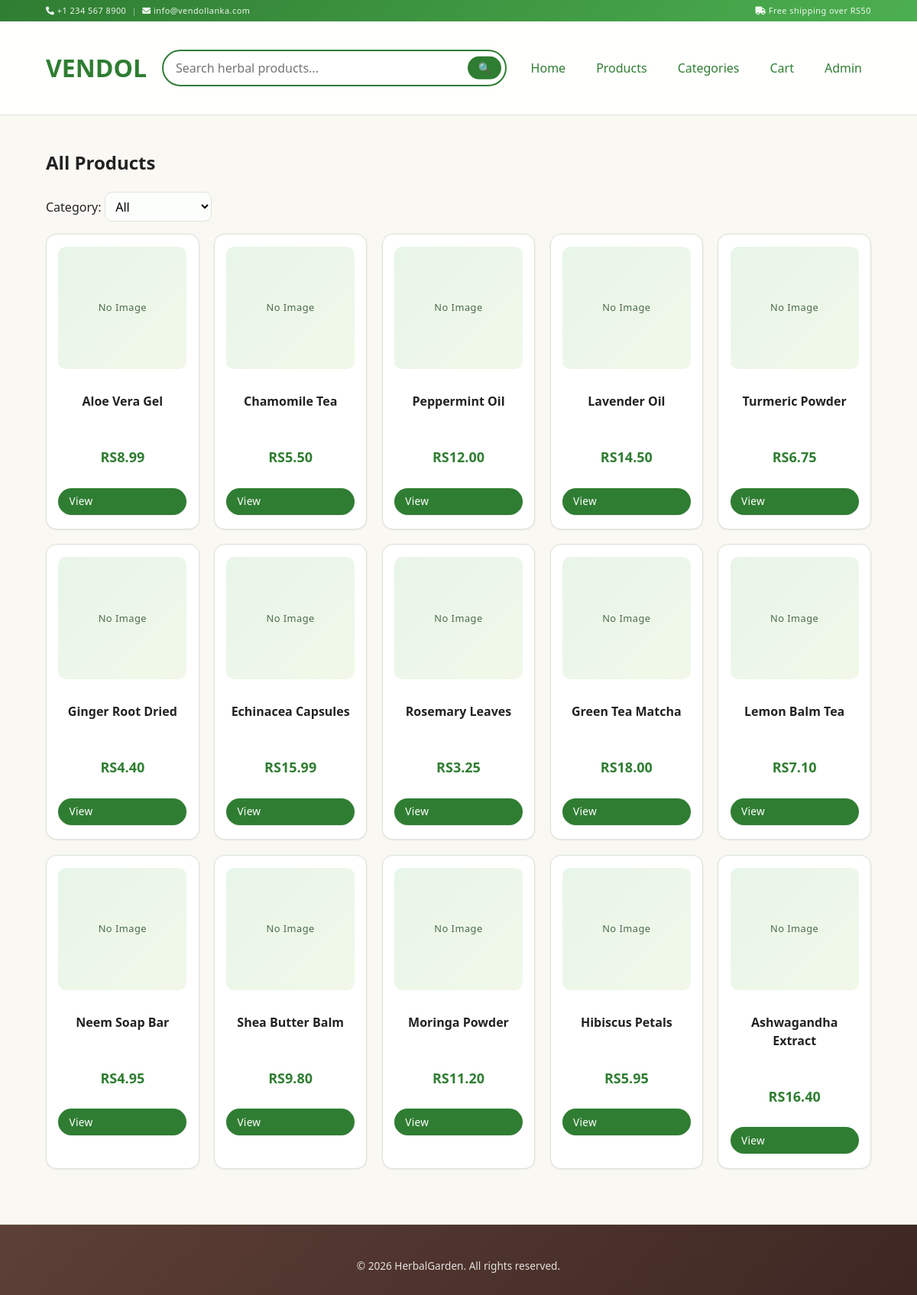
/products.php, run on the app's committed database.
### tables this page shows
CREATE TABLE IF NOT EXISTS `products` (
  `id` INT AUTO_INCREMENT PRIMARY KEY,
  `name` VARCHAR(100) NOT NULL,
  `description` TEXT,
  `price` DECIMAL(10,2) NOT NULL DEFAULT 0.00,
  `image` VARCHAR(255),
  `category` VARCHAR(50),
  `created_at` TIMESTAMP DEFAULT CURRENT_TIMESTAMP
);

### includes/config.php (called while the page is built, shortened)
<?php
function format_price(float $price): string {
    return number_format($price, 2);
}
?>

### products.php (the view, shortened to what this page needs)
<?php require_once __DIR__ . '/includes/config.php'; ?>
<?php include __DIR__ . '/includes/header.php'; ?>
<?php $searchQ = isset($_GET['q']) ? trim($_GET['q']) : ''; ?>
<h2>All Products<?php if($searchQ){ echo ' – Searching for “' . htmlspecialchars($searchQ) . '”'; } ?></h2>
<form method="get" class="filter-form">
  <label>Category:
    <select name="category" onchange="this.form.submit()">
      <option value="">All</option>
    </select>
  </label>
</form>
<div class="product-grid">
<?php
if ($pdo) {
    $query = "SELECT * FROM products";
    $params = [];
    $query .= " ORDER BY created_at DESC";
    $stmt = $pdo->prepare($query);
    $stmt->execute($params);
    while ($p = $stmt->fetch()) {
        $id = (int)$p['id'];
        echo '<div class="product-card">';
        if (!empty($p['image'])) {
            echo '<img src="assets/uploads/' . htmlspecialchars($p['image']) . '" alt="'.htmlspecialchars($p['name']).'" />';
        } else { echo '<div class="placeholder">No Image</div>'; }
        echo '<h4>' . htmlspecialchars($p['name']) . '</h4>';
        echo '<p class="price">RS' . format_price((float)$p['price']) . '</p>';
        echo '<a class="btn-sm" href="product_detail.php?id='.$id.'">View</a>';
        echo '</div>';
    }
} else {
    echo '<p class="notice">Database not connected. Run create_database.php first.</p>';
}
?>
</div>
<?php include __DIR__ . '/includes/footer.php'; ?>

### herbalgarden-ecommerce/assets/css/style.css (style rules this page uses)
:root { --green:#2f7d32; --green-accent:#4caf50; --green-muted:#6aa86b; --gold:#dda15e; --beige:#faf8f3; --cream:#fefae0; --brown:#5d4037; --dark:#1f3d1f; --danger:#c62828; --warning:#f9a825; --border:#dbe5db; --border-strong:#b7c8b7; --primary-green:#7FB069; --secondary-green:#588157; --accent-gold:#DDA15E; --earth-brown:#8B6B47; --dark-brown:#3E2723; --text-primary:#2D3436; --text-secondary:#636E72; --shadow-color: 210 24% 15%; --font-sans:system-ui,-apple-system,Segoe UI,Roboto,Arial,sans-serif; --fs-xs:.75rem; --fs-sm:.85rem; --fs-base:1rem; --fs-md:1.125rem; --fs-lg:1.35rem; --fs-xl:1.75rem; --fs-xxl:2.4rem; --sp-1:.25rem; --sp-2:.5rem; --sp-3:.75rem; --sp-4:1rem; --sp-5:1.5rem; --sp-6:2rem; --sp-7:3rem; --radius-xs:3px; --radius-sm:4px; --radius:6px; --radius-md:10px; --radius-lg:18px; --radius-pill:999px; --shadow-sm:0 1px 2px rgba(0,0,0,.06),0 0 0 1px rgba(0,0,0,.02); --shadow:0 4px 12px -2px rgba(0,0,0,.08),0 2px 4px -1px rgba(0,0,0,.06); --shadow-lg:0 8px 28px -4px rgba(0,0,0,.15),0 4px 8px -2px rgba(0,0,0,.12); --transition-fast:120ms cubic-bezier(.4,0,.2,1); --transition:200ms cubic-bezier(.4,0,.2,1); --gradient-primary:linear-gradient(135deg,var(--green),var(--green-accent)); --gradient-soft:linear-gradient(135deg,#e8f5e9,#f1f8e9); }
* { box-sizing:border-box; -webkit-font-smoothing:antialiased; }
body { margin:0; font-family:var(--font-sans); background:var(--beige); color:#222; line-height:1.5; }
a { color:var(--green); text-decoration:none; transition:color var(--transition-fast); }
.btn, .btn-sm { --btn-bg:var(--green); --btn-bg-hover:var(--green-accent); background:var(--btn-bg); color:#fff; padding:.75rem 1.3rem; border:none; display:inline-flex; align-items:center; gap:.5rem; border-radius:var(--radius-pill); cursor:pointer; font-size:var(--fs-base); font-weight:500; letter-spacing:.3px; position:relative; transition:background var(--transition), transform var(--transition-fast), box-shadow var(--transition-fast); box-shadow:var(--shadow-sm); }
.btn-sm { padding:.45rem .9rem; font-size:var(--fs-sm); }
.product-grid { display:grid; gap:1.2rem; grid-template-columns:repeat(auto-fill,minmax(180px,1fr)); }
.product-card { background:#fff; border:1px solid var(--border); padding:1rem .95rem 1.15rem; border-radius:14px; text-align:center; display:flex; flex-direction:column; gap:.55rem; position:relative; overflow:hidden; box-shadow:var(--shadow-sm); transition:box-shadow var(--transition), transform var(--transition-fast); }
.product-card:before { content:""; position:absolute; inset:0; background:linear-gradient(145deg,rgba(255,255,255,0) 40%,rgba(255,255,255,.4) 100%); opacity:0; transition:opacity var(--transition); }
.placeholder { background:var(--gradient-soft); color:#4b6b4b; display:flex; align-items:center; justify-content:center; height:160px; border-radius:10px; font-size:.8rem; font-weight:500; letter-spacing:.5px; }
.price { font-weight:600; color:var(--green); font-size:var(--fs-md); }
.filter-form { margin:1rem 0; }
.filter-form select { padding:.4rem .6rem; }
.checkout-form input, .checkout-form textarea, .admin-form input, .admin-form textarea, select { padding:.6rem .7rem; border:1px solid var(--border); border-radius:10px; font:inherit; background:#fcfefc; transition:border-color var(--transition-fast), box-shadow var(--transition-fast); }
@media (prefers-reduced-motion:no-preference) { .product-card { animation:fadeIn .6s ease both; } }

### data on the page
products: shows "No Image", name "Aloe Vera Gel", price "8.99"
products: shows "No Image", name "Chamomile Tea", price "5.50"
products: shows "No Image", name "Peppermint Oil", price "12.00"
products: shows "No Image", name "Lavender Oil", price "14.50"
products: shows "No Image", name "Turmeric Powder", price "6.75"
products: shows "No Image", name "Ginger Root Dried", price "4.40"
products: shows "No Image", name "Echinacea Capsules", price "15.99"
products: shows "No Image", name "Rosemary Leaves", price "3.25"
products: shows "No Image", name "Green Tea Matcha", price "18.00"
products: shows "No Image", name "Lemon Balm Tea", price "7.10"
products: shows "No Image", name "Neem Soap Bar", price "4.95"
products: shows "No Image", name "Shea Butter Balm", price "9.80"
products: shows "No Image", name "Moringa Powder", price "11.20"
products: shows "No Image", name "Hibiscus Petals", price "5.95"
products: shows "No Image", name "Ashwagandha Extract", price "16.40"
